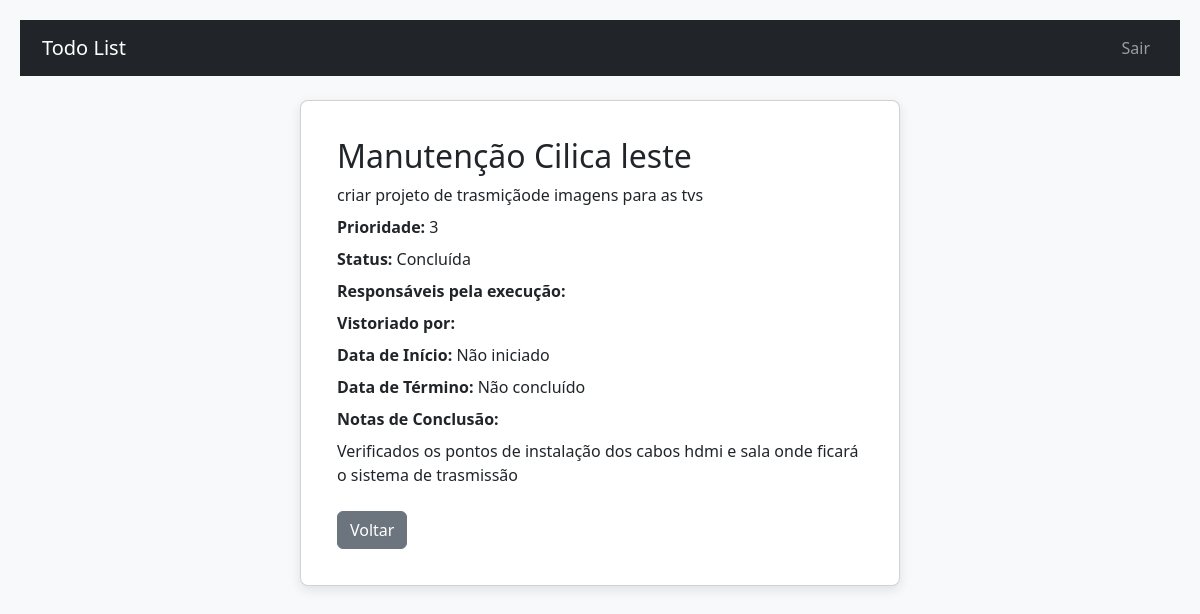
/task_detail.php?id=2 (signed in), run on the app's committed database.
### tables this page shows
CREATE TABLE "tasks" (
            id INTEGER PRIMARY KEY AUTOINCREMENT,
            user_id INTEGER NOT NULL,
            title TEXT NOT NULL,
            description TEXT,
            priority INTEGER DEFAULT 1,
            status INTEGER DEFAULT 0,
            due_date DATETIME,
            completion_notes TEXT,
            created_at DATETIME DEFAULT CURRENT_TIMESTAMP
        , start_time DATETIME, end_time DATETIME, responsaveis_execucao TEXT, vistoriado_por TEXT);

### task_detail.php (the view, shortened to what this page needs)
<?php
$db = Database::getInstance()->getConnection();
$user_id = $_SESSION['user_id'];
$task_id = intval($_GET['id']);
$stmt = $db->prepare('SELECT * FROM tasks WHERE id = :id AND user_id = :user_id');
$stmt->bindValue(':id', $task_id, SQLITE3_INTEGER);
$stmt->bindValue(':user_id', $user_id, SQLITE3_INTEGER);
$result = $stmt->execute();
$task = $result->fetchArray(SQLITE3_ASSOC);
require_once 'includes/header.php';
?>
<div class="card mx-auto" style="max-width: 600px;">
    <div class="card-body">
        <h2 class="card-title"><?php echo htmlspecialchars($task['title']); ?></h2>
        <p><?php echo nl2br(htmlspecialchars($task['description'])); ?></p>
<p><strong>Prioridade:</strong> <?php echo $task['priority']; ?></p>
<p><strong>Status:</strong>
    <?php
        if ($task['status'] == 0) echo 'Pendente';
        elseif ($task['status'] == 1) echo 'Em Execução';
        else echo 'Concluída';
    ?>
</p>
<p><strong>Responsáveis pela execução:</strong> <?php echo htmlspecialchars($task['responsaveis_execucao'] ?? ''); ?></p>
<p><strong>Vistoriado por:</strong> <?php echo htmlspecialchars($task['vistoriado_por'] ?? ''); ?></p>
<p><strong>Data de Início:</strong> <?php echo $task['start_time'] ?? 'Não iniciado'; ?></p>
<p><strong>Data de Término:</strong> <?php echo $task['end_time'] ?? 'Não concluído'; ?></p>
<p><strong>Notas de Conclusão:</strong></p>
<p><?php echo nl2br(htmlspecialchars($task['completion_notes'] ?? '')); ?></p>
        <a href="dashboard.php" class="btn btn-secondary mt-3">Voltar</a>
    </div>
</div>
<?php require_once 'includes/footer.php'; ?>

### assets/styles.css (style rules this page uses)
body { font-family: 'Segoe UI', Tahoma, Geneva, Verdana, sans-serif; background-color: #f8f9fa; margin: 0; padding: 20px; color: #343a40; }
.card { background-color: #ffffff; border-radius: 8px; box-shadow: 0 4px 12px rgba(0, 0, 0, 0.1); padding: 20px; margin-bottom: 20px; }
p { margin-bottom: 8px; }

### data on the page
tasks: title "Manutenção Cilica leste", description "criar projeto de trasmiçãode imagens para as tvs", priority "3", start_time "Não iniciado", end_time "Não concluído", completion_notes "Verificados os pontos de instalação dos cabos hdmi e sala onde ficará o sistema de trasmissão"
